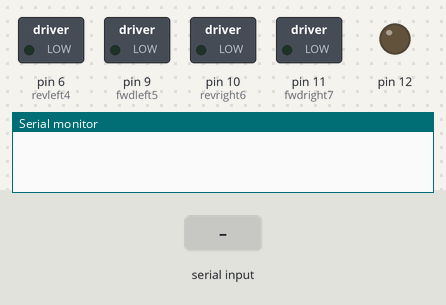
The sketch below on a simulated Arduino Uno, built with avr-gcc and run on an emulated ATmega328P. Shown: switched loads named in the sketch (green lamp = pin HIGH), output pins drawn as LEDs (lit = HIGH), the last lines printed to the serial monitor. Inputs (shaded band) come from the test bench. Random numbers use the default seed unless the sketch sets one.

Above: at 2.0 s.
2.1 s: "go" received over Serial
At 2.7 s:
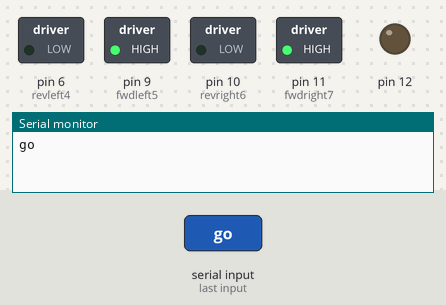
3.6 s: "off" received over Serial
At 4.2 s:
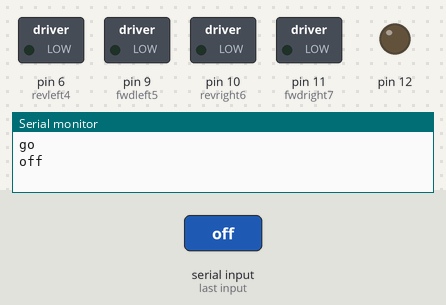
Timing chart, 0 to 6.6 s (numbered marks = the images above; inputs shaded):
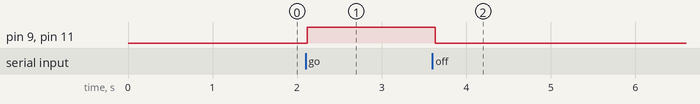

The sketch:

Motors_with_voice.ino
```cpp
#include <SoftwareSerial.h>
String voice;
SoftwareSerial BT(0, 1); //TX, RX respetively
int revleft4 = 6;       //REVerse motion of Left motor
int fwdleft5 = 9;       //ForWarD motion of Left motor
int revright6 = 10;      //REVerse motion of Right motor
int fwdright7 = 11;      //ForWarD motion of Right motor


void setup() {

  pinMode(12,OUTPUT);
  Serial.begin(9600);

 delay(random(500,2000));   // delay for random time
 // Serial.begin(9600);
  pinMode(revleft4, OUTPUT);      // set Motor pins as output
  pinMode(fwdleft5, OUTPUT);
  pinMode(revright6, OUTPUT);
  pinMode(fwdright7, OUTPUT);


}

void loop() {
  while(Serial.available())
  {
    delay(10);
    char c=Serial.read();
    voice +=c;
    }
 if (voice.length()>0)
 {
  Serial.println(voice);
  if (voice=="go")
  {
   // digitalWrite(12,HIGH);

    digitalWrite(fwdright7, HIGH);                    // move forward
    digitalWrite(revright6, LOW);
    digitalWrite(fwdleft5, HIGH);
    digitalWrite(revleft4, LOW);

  }
  if (voice=="off")
  {
   // digitalWrite(12,LOW);

    digitalWrite(fwdright7, LOW);  //Stop
    digitalWrite(revright6, LOW);
    digitalWrite(fwdleft5, LOW);
    digitalWrite(revleft4, LOW);

  }
 voice=""; }

}
```

Measured:
- after the input at 2.1 s, pin 9 (fwdleft5), pin 11 (fwdright7): LOW → HIGH at once
- after the input at 3.6 s, pin 9 (fwdleft5), pin 11 (fwdright7): HIGH → LOW at once
